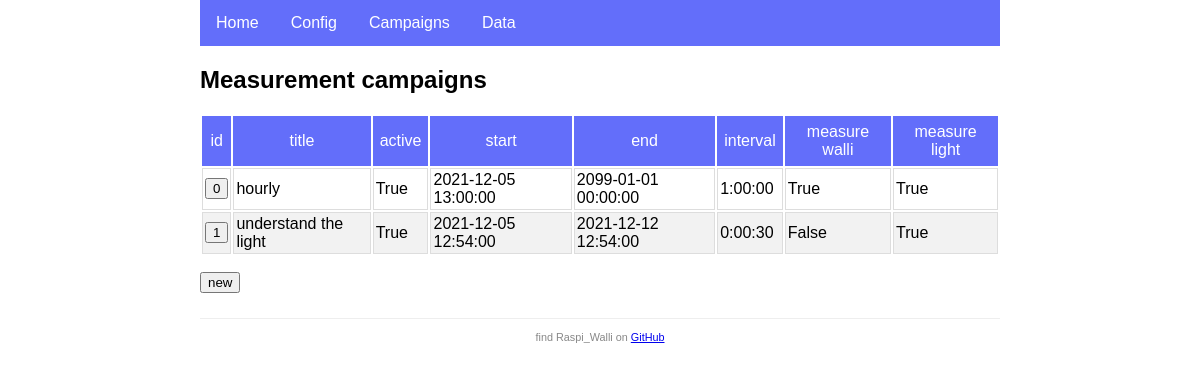
The app's page /campaigns/, older data.
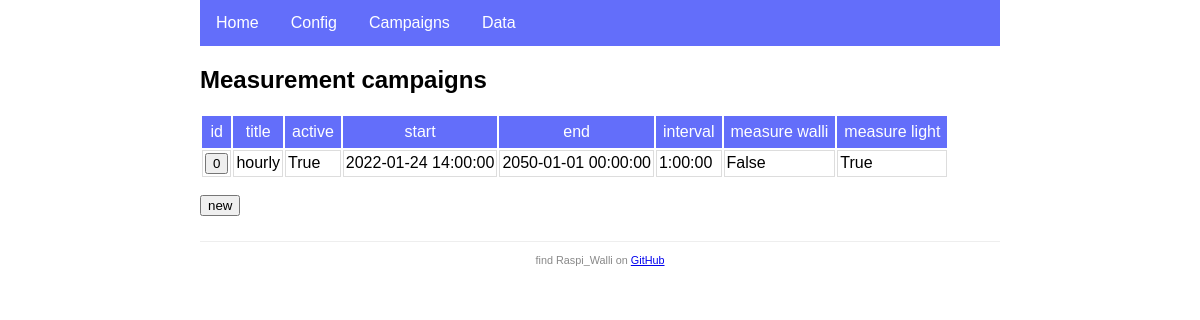
The same page, newer data.
### app.py (models this page shows, shortened)
class Campaign(db.Model):
    id = db.Column(db.Integer, primary_key=True)
    title = db.Column(db.String(120), nullable=False)
    is_active = db.Column(db.Boolean, default=True)
    start = db.Column(db.DateTime, nullable=False)
    end = db.Column(db.DateTime, nullable=False)
    previous = db.Column(db.DateTime)
    interval = db.Column(db.Interval, nullable=False)
    measure_walli = db.Column(db.Boolean, default=True)
    measure_light = db.Column(db.Boolean, default=True)
    walli_stats = db.relationship('WalliStat', backref='campaign', lazy=True, cascade="all, delete")
    lux_values = db.relationship('LuxValue', backref='campaign', lazy=True, cascade="all, delete")

### app.py (the view)
@app.route('/campaigns/')
def campaigns():
    campaigns = db.session.query(Campaign).all()
    return render_template('campaigns.html', campaigns=campaigns)

### templates/campaigns.html
{% extends 'base.html' %}
{% block content %}
<h2>Measurement campaigns</h2>
<table>
    <thead>
        <tr>
            <th>id</th>
            <th>title</th>
            <th>active</th>
            <th>start</th>
            <th>end</th>
            <th>interval</th>
            <th>measure walli</th>
            <th>measure light</th>
        </tr>
    </thead>
    <tbody>
        {% for cpn in campaigns %}
        <tr>
            <td>
                <a href="edit/{{cpn.id}}/" title="click to edit campaign {{cpn.id}}">
                    <button type="button">{{cpn.id}}</button>
                </a>
            </td>
            <td>{{cpn.title}}</td>
            <td>{{cpn.is_active}}</td>
            <td>{{cpn.start}}</td>
            <td>{{cpn.end}}</td>
            <td>{{cpn.interval}}</td>
            <td>{{cpn.measure_walli}}</td>
            <td>{{cpn.measure_light}}</td>
        </tr>
        {% endfor %}
    </tbody>
</table>
<p>
    <a href="edit">
        <button type="button" title="create a new campaign">new</button>
    </a>
</p>
{% endblock %}

Row changes from the older to the newer data that the page shows:
removed Campaign: id "1", title "understand the light", is_active "True", start "2021-12-05 12:54:00", end "2021-12-12 12:54:00", interval "0:00:30", measure_walli "False", measure_light "True"
changed Campaign "hourly": start "2021-12-05 13:00:00" → "2022-01-24 14:00:00"; end "2099-01-01 00:00:00" → "2050-01-01 00:00:00"; measure_walli "True" → "False"
